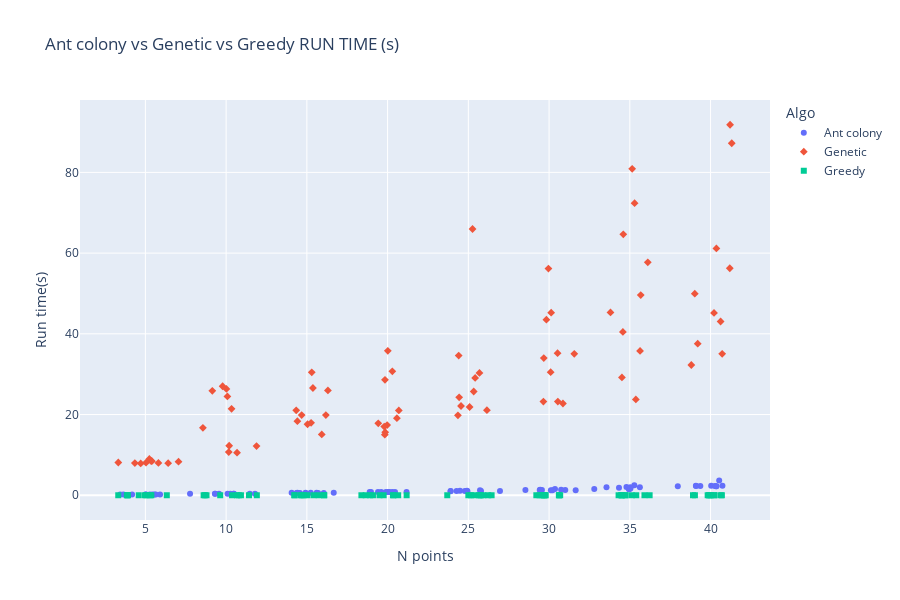

The cell this chart's notebook holds for it:
### Code cell
fig = px.scatter(df_res_scatter_noise, x="N points", y="Run time(s)", color="Algo", symbol="Algo",title="Ant colony vs Genetic vs Greedy RUN TIME (s)",
                hover_data={'Distance':True,"Algo":True,"Run time(s)":True,"N points":False},height=600)
#fig.update_traces(textposition="bottom right")
fig.write_html('Antcolony_vs_Genetic_vs_Greedy_RUNTIME(s).html')
fig.show()
